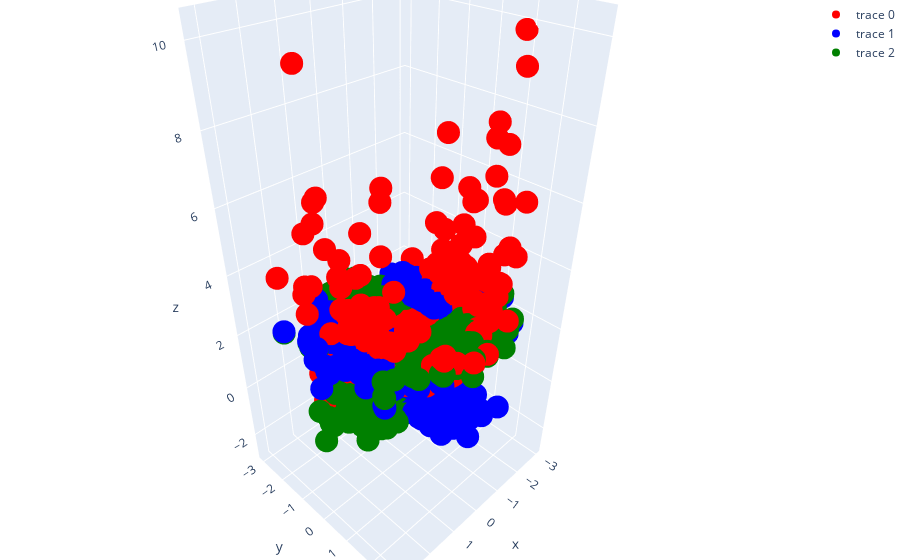

The cell this chart's notebook holds for it:
### Code cell
model = VarMaxForest(n_estimators=2, max_depth=2, min_samples_leaf=100)
model.fit(x, y)

model0 = model.trees[0]
model1 = model.trees[1]

# show each of their predictions
predictions0 = model0.predict(x)
predictions1 = model1.predict(x)

# Create a figure
fig = go.Figure()

# Add the first scatter plot
fig.add_trace(
    go.Scatter3d(x=x[:, 0], y=x[:, 1], z=y, mode="markers", marker=dict(color="red"))
)

# Add the predictions
fig.add_trace(
    go.Scatter3d(
        x=x[:, 0],
        y=x[:, 1],
        z=predictions0,
        mode="markers",
        marker=dict(color="blue"),
    )
)

fig.add_trace(
    go.Scatter3d(
        x=x[:, 0],
        y=x[:, 1],
        z=predictions1,
        mode="markers",
        marker=dict(color="green"),
    )
)

# Update the layout
fig.update_layout(margin=dict(l=0, r=0, b=0, t=0))

# Show the figure
fig.show()

index = model.predict_index(x)

index

### Figure 1 — Plotly figure (JSON) as saved in the notebook; plotly's stock layout.template omitted (floating-point values rounded to 4 significant figures; data arrays with more than 128 entries replaced by an {"elided": "..."} marker saying what was removed)
{"data": [{"marker": {"color": "red"}, "mode": "markers", "type": "scatter3d", "x": {"elided": "1000 float values"}, "y": {"elided": "1000 float values"}, "z": {"elided": "1000 float values"}}, {"marker": {"color": "blue"}, "mode": "markers", "type": "scatter3d", "x": {"elided": "1000 float values"}, "y": {"elided": "1000 float values"}, "z": {"elided": "1000 float values"}}, {"marker": {"color": "green"}, "mode": "markers", "type": "scatter3d", "x": {"elided": "1000 float values"}, "y": {"elided": "1000 float values"}, "z": {"elided": "1000 float values"}}], "layout": {"margin": {"b": 0, "l": 0, "r": 0, "t": 0}}}
